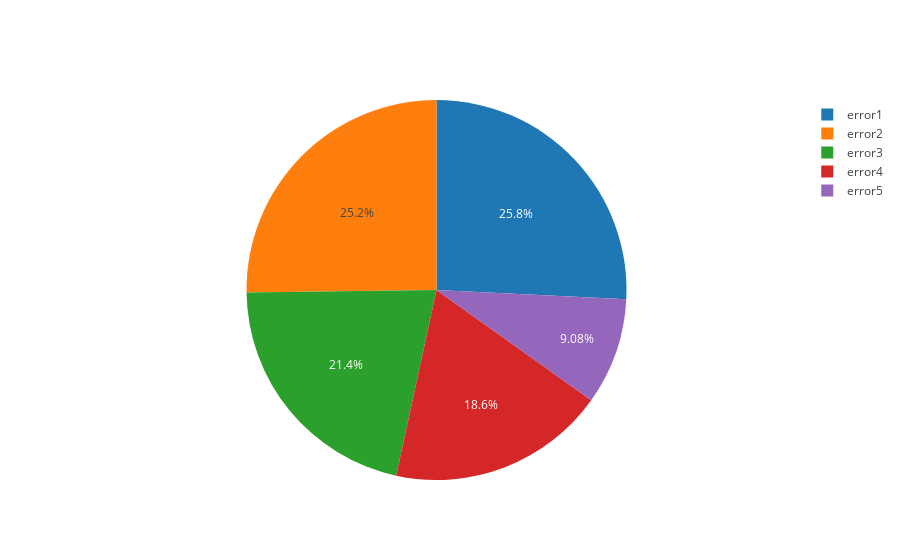

The notebook cell saved with this chart:
### Code cell
trace = [go.Pie(labels = data.toPandas().errorID, values= data.toPandas().Total_Error)]
iplot(trace)

### Figure 1 — Plotly figure (JSON) as saved in the notebook; plotly's stock layout.template omitted (floating-point values rounded to 4 significant figures)
{"data": [{"labels": ["error3", "error2", "error4", "error5", "error1"], "type": "pie", "values": [838, 988, 727, 356, 1010]}], "layout": {}}
